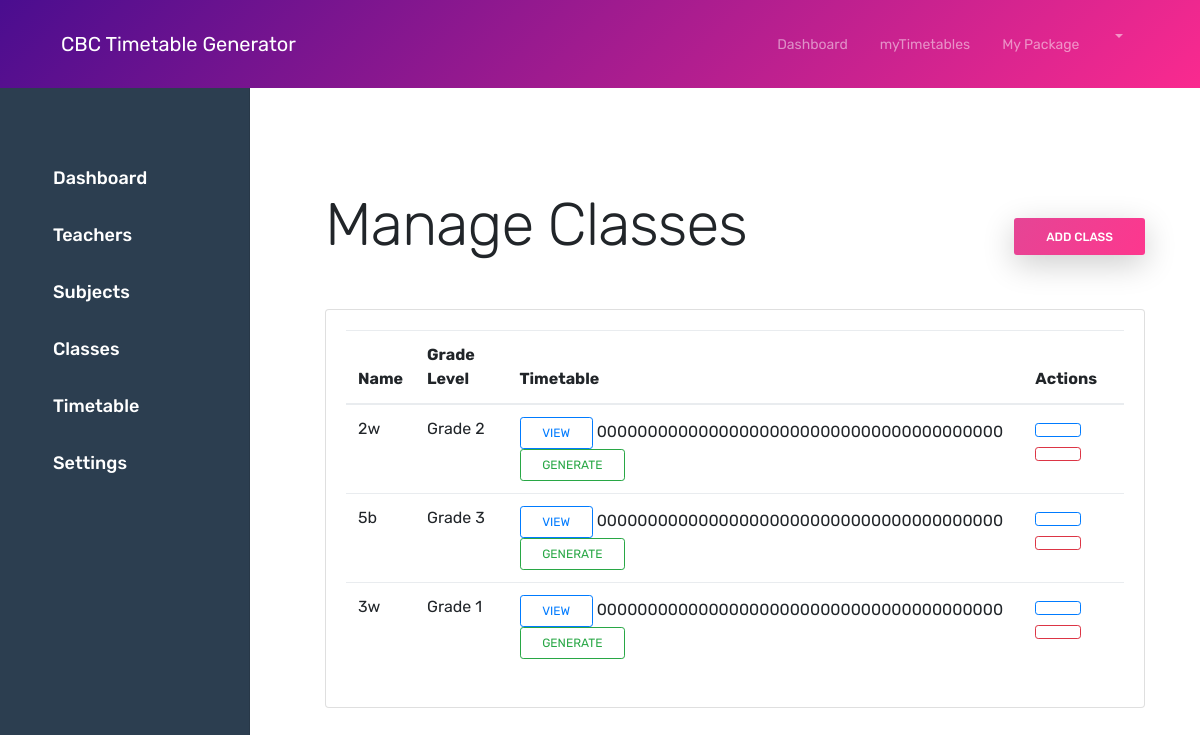
Page /admin/classes (signed in) on the earlier database version.
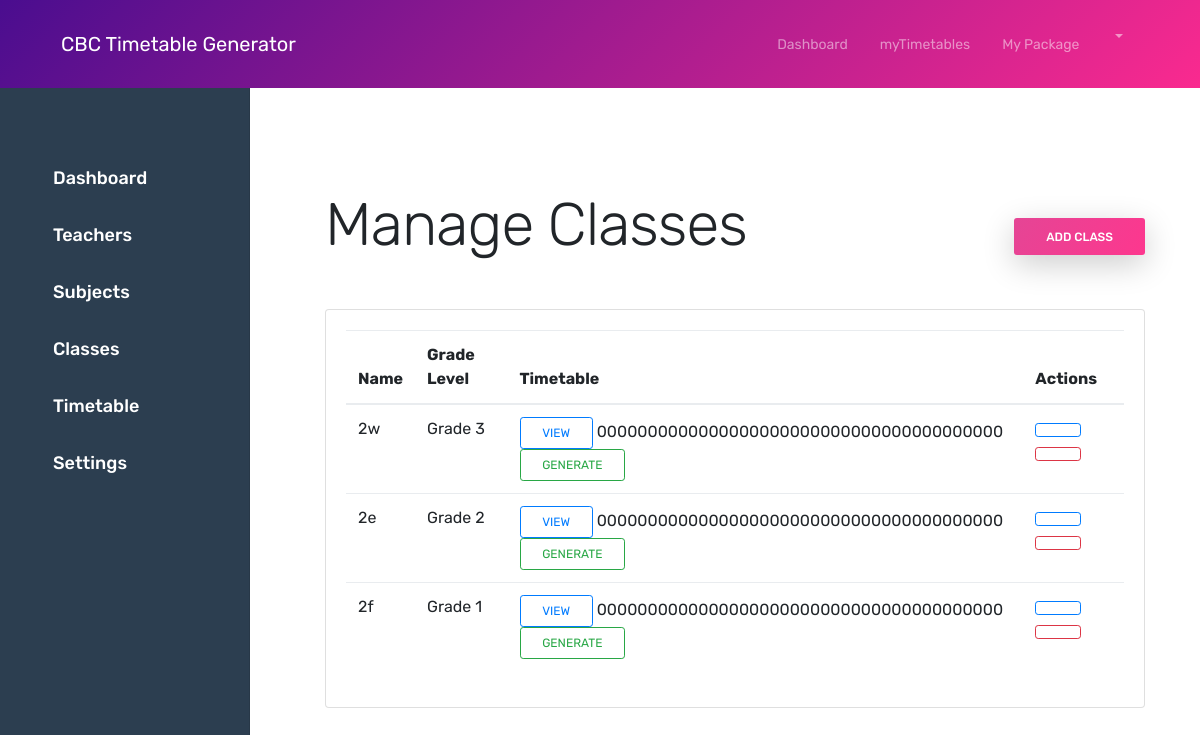
Same page on the later database version.
### app/models/timetable.py (models this page shows)
class Class(db.Model):
    id = db.Column(db.Integer, primary_key=True)
    name = db.Column(db.String(20), nullable=False)
    grade_level = db.Column(db.Integer, nullable=False)
    school_id = db.Column(db.Integer, db.ForeignKey('school.id'), nullable=False)
    timetable_entries = db.relationship('TimetableEntry', backref='class', lazy=True)

### app/admin/routes.py (the view)
@bp.route('/classes')
@login_required
@admin_required
def manage_classes():
    classes = Class.query.filter_by(school_id=current_user.school_id).all()
    form = ClassForm()
    return render_template('admin/manage_classes.html', classes=classes, form=form)

### app/models/user.py (called while the page is built)
@login_manager.user_loader
def load_user(id):
    return User.query.get(int(id))

    @property
    def is_admin(self):
        return self.role == 'admin'

### app/utils/security.py (called while the page is built)
def admin_required(f):
    @wraps(f)
    def decorated_function(*args, **kwargs):
        if not current_user.is_authenticated or not current_user.is_admin:
            abort(403)
        return f(*args, **kwargs)
    return decorated_function

### app/templates/admin/manage_classes.html (shortened to what the changed rows need)
{% extends "admin/base.html" %}
{% block admin_content %}
<div class="container py-4">
    <div class="main-content" style="margin-left: 250px; padding: 20px;">
    <div class="d-flex justify-content-between align-items-center mb-4">
        <h1>Manage Classes</h1>
    </div>
    <div class="card">
        <div class="card-body">
            <div class="table-responsive">
                <table class="table table-hover">
                    <thead>
                        <tr>
                            <th>Name</th>
                            <th>Grade Level</th>
                            <th>Timetable</th>
                            <th>Actions</th>
                        </tr>
                    </thead>
                    <tbody>
                        {% for class in classes %}
                        <tr>
                            <td>{{ class.name }}</td>
                            <td>Grade {{ class.grade_level }}</td>
                            <td>
                                <a href="{{ url_for('admin.view_timetable', class_id=class.id) }}"
                                   class="btn btn-sm btn-outline-primary">
                                     View
                                </a>
                                <form action="{{ url_for('admin.generate_timetable', class_id=class.id) }}" method="POST" style="display: inline;">
                                    {{ csrf_token() }}
                                    <button type="submit" class="btn btn-sm btn-outline-success">
                                         Generate
                                    </button>
                                </form>
                            </td>
                            <td>
                                <button class="btn btn-sm btn-outline-primary"
                                        onclick="editClass({{ class.id }})">
                                </button>
                                <button class="btn btn-sm btn-outline-danger"
                                        onclick="deleteClass({{ class.id }})">
                                </button>
                            </td>
                        </tr>
                        {% endfor %}
                    </tbody>
                </table>
            </div>
        </div>
    </div>
</div>
</div>
{% endblock %}

Differences in the rows shown:
changed Class (number 1 of 3 on the later page): grade_level "2" → "3"
changed Class (number 2 of 3 on the later page): name "5b" → "2e"; grade_level "3" → "2"
changed Class (number 3 of 3 on the later page): name "3w" → "2f"
